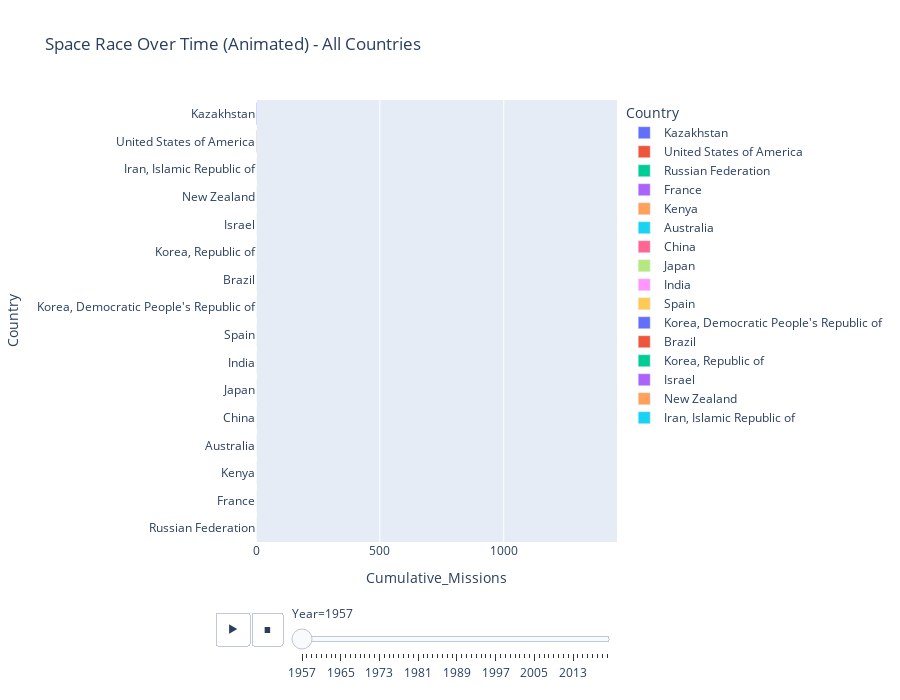

The code cell stored with this chart in its notebook:
### Markdown cell above
<p>The bar chart shows the full barchart of the missions launched per country from 1957. Each bar subdivided into its mission status showing what fraction of the missions were successful.
Although America has a higher launch count than Russia, the Russian Federation seems to have launched more successful missions as at 2020. This chart however fails to capture the progress over time</p>

### Code cell
fig = px.bar(
    annual_country,
    x="Cumulative_Missions",
    y="Country",
    color="Country",
    animation_frame="Year",
    title="Space Race Over Time (Animated) - All Countries",
    range_x=[0, annual_country.Cumulative_Missions.max() + 100],
    height=700
)
fig.update_layout(yaxis={'categoryorder': 'total ascending'})
fig.show()

### Figure 1 — Plotly figure (JSON) as saved in the notebook; plotly's stock layout.template omitted (floating-point values rounded to 4 significant figures)
{"data": [{"hovertemplate": "Country=%{y}<br>Year=1957<br>Cumulative_Missions=%{x}<extra></extra>", "legendgroup": "Kazakhstan", "marker": {"color": "#636efa", "pattern": {"shape": ""}}, "name": "Kazakhstan", "orientation": "h", "showlegend": true, "textposition": "auto", "type": "bar", "x": [2], "xaxis": "x", "y": ["Kazakhstan"], "yaxis": "y"}, {"hovertemplate": "Country=%{y}<br>Year=1957<br>Cumulative_Missions=%{x}<extra></extra>", "legendgroup": "United States of America", "marker": {"color": "#EF553B", "pattern": {"shape": ""}}, "name": "United States of America", "orientation": "h", "showlegend": true, "textposition": "auto", "type": "bar", "x": [1], "xaxis": "x", "y": ["United States of America"], "yaxis": "y"}, {"hovertemplate": "Country=%{y}<br>Year=1957<br>Cumulative_Missions=%{x}<extra></extra>", "legendgroup": "Russian Federation", "marker": {"color": "#00cc96", "pattern": {"shape": ""}}, "name": "Russian Federation", "orientation": "h", "showlegend": true, "textposition": "auto", "type": "bar", "x": [0], "xaxis": "x", "y": ["Russian Federation"], "yaxis": "y"}, {"hovertemplate": "Country=%{y}<br>Year=1957<br>Cumulative_Missions=%{x}<extra></extra>", "legendgroup": "France", "marker": {"color": "#ab63fa", "pattern": {"shape": ""}}, "name": "France", "orientation": "h", "showlegend": true, "textposition": "auto", "type": "bar", "x": [0], "xaxis": "x", "y": ["France"], "yaxis": "y"}, {"hovertemplate": "Country=%{y}<br>Year=1957<br>Cumulative_Missions=%{x}<extra></extra>", "legendgroup": "Kenya", "marker": {"color": "#FFA15A", "pattern": {"shape": ""}}, "name": "Kenya", "orientation": "h", "showlegend": true, "textposition": "auto", "type": "bar", "x": [0], "xaxis": "x", "y": ["Kenya"], "yaxis": "y"}, {"hovertemplate": "Country=%{y}<br>Year=1957<br>Cumulative_Missions=%{x}<extra></extra>", "legendgroup": "Australia", "marker": {"color": "#19d3f3", "pattern": {"shape": ""}}, "name": "Australia", "orientation": "h", "showlegend": true, "textposition": "auto", "type": "bar", "x": [0], "xaxis": "x", "y": ["Australia"], "yaxis": "y"}, {"hovertemplate": "Country=%{y}<br>Year=1957<br>Cumulative_Missions=%{x}<extra></extra>", "legendgroup": "China", "marker": {"color": "#FF6692", "pattern": {"shape": ""}}, "name": "China", "orientation": "h", "showlegend": true, "textposition": "auto", "type": "bar", "x": [0], "xaxis": "x", "y": ["China"], "yaxis": "y"}, {"hovertemplate": "Country=%{y}<br>Year=1957<br>Cumulative_Missions=%{x}<extra></extra>", "legendgroup": "Japan", "marker": {"color": "#B6E880", "pattern": {"shape": ""}}, "name": "Japan", "orientation": "h", "showlegend": true, "textposition": "auto", "type": "bar", "x": [0], "xaxis": "x", "y": ["Japan"], "yaxis": "y"}, {"hovertemplate": "Country=%{y}<br>Year=1957<br>Cumulative_Missions=%{x}<extra></extra>", "legendgroup": "India", "marker": {"color": "#FF97FF", "pattern": {"shape": ""}}, "name": "India", "orientation": "h", "showlegend": true, "textposition": "auto", "type": "bar", "x": [0], "xaxis": "x", "y": ["India"], "yaxis": "y"}, {"hovertemplate": "Country=%{y}<br>Year=1957<br>Cumulative_Missions=%{x}<extra></extra>", "legendgroup": "Spain", "marker": {"color": "#FECB52", "pattern": {"shape": ""}}, "name": "Spain", "orientation": "h", "showlegend": true, "textposition": "auto", "type": "bar", "x": [0], "xaxis": "x", "y": ["Spain"], "yaxis": "y"}, {"hovertemplate": "Country=%{y}<br>Year=1957<br>Cumulative_Missions=%{x}<extra></extra>", "legendgroup": "Korea, Democratic People's Republic of", "marker": {"color": "#636efa", "pattern": {"shape": ""}}, "name": "Korea, Democratic People's Republic of", "orientation": "h", "showlegend": true, "textposition": "auto", "type": "bar", "x": [0], "xaxis": "x", "y": ["Korea, Democratic People's Republic of"], "yaxis": "y"}, {"hovertemplate": "Country=%{y}<br>Year=1957<br>Cumulative_Missions=%{x}<extra></extra>", "legendgroup": "Brazil", "marker": {"color": "#EF553B", "pattern": {"shape": ""}}, "name": "Brazil", "orientation": "h", "showlegend": true, "textposition": "auto", "type": "bar", "x": [0], "xaxis": "x", "y": ["Brazil"], "yaxis": "y"}, {"hovertemplate": "Country=%{y}<br>Year=1957<br>Cumulative_Missions=%{x}<extra></extra>", "legendgroup": "Korea, Republic of", "marker": {"color": "#00cc96", "pattern": {"shape": ""}}, "name": "Korea, Republic of", "orientation": "h", "showlegend": true, "textposition": "auto", "type": "bar", "x": [0], "xaxis": "x", "y": ["Korea, Republic of"], "yaxis": "y"}, {"hovertemplate": "Country=%{y}<br>Year=1957<br>Cumulative_Missions=%{x}<extra></extra>", "legendgroup": "Israel", "marker": {"color": "#ab63fa", "pattern": {"shape": ""}}, "name": "Israel", "orientation": "h", "showlegend": true, "textposition": "auto", "type": "bar", "x": [0], "xaxis": "x", "y": ["Israel"], "yaxis": "y"}, {"hovertemplate": "Country=%{y}<br>Year=1957<br>Cumulative_Missions=%{x}<extra></extra>", "legendgroup": "New Zealand", "marker": {"color": "#FFA15A", "pattern": {"shape": ""}}, "name": "New Zealand", "orientation": "h", "showlegend": true, "textposition": "auto", "type": "bar", "x": [0], "xaxis": "x", "y": ["New Zealand"], "yaxis": "y"}, {"hovertemplate": "Country=%{y}<br>Year=1957<br>Cumulative_Missions=%{x}<extra></extra>", "legendgroup": "Iran, Islamic Republic of", "marker": {"color": "#19d3f3", "pattern": {"shape": ""}}, "name": "Iran, Islamic Republic of", "orientation": "h", "showlegend": true, "textposition": "auto", "type": "bar", "x": [0], "xaxis": "x", "y": ["Iran, Islamic Republic of"], "yaxis": "y"}], "layout": {"barmode": "relative", "height": 700, "legend": {"title": {"text": "Country"}, "tracegroupgap": 0}, "sliders": [{"active": 0, "currentvalue": {"prefix": "Year="}, "len": 0.9, "pad": {"b": 10, "t": 60}, "steps": [{"args": [["1957"], {"frame": {"duration": 0, "redraw": true}, "fromcurrent": true, "mode": "immediate", "transition": {"duration": 0, "easing": "linear"}}], "label": "1957", "method": "animate"}, {"args": [["1958"], {"frame": {"duration": 0, "redraw": true}, "fromcurrent": true, "mode": "immediate", "transition": {"duration": 0, "easing": "linear"}}], "label": "1958", "method": "animate"}, {"args": [["1959"], {"frame": {"duration": 0, "redraw": true}, "fromcurrent": true, "mode": "immediate", "transition": {"duration": 0, "easing": "linear"}}], "label": "1959", "method": "animate"}, {"args": [["1960"], {"frame": {"duration": 0, "redraw": true}, "fromcurrent": true, "mode": "immediate", "transition": {"duration": 0, "easing": "linear"}}], "label": "1960", "method": "animate"}, {"args": [["1961"], {"frame": {"duration": 0, "redraw": true}, "fromcurrent": true, "mode": "immediate", "transition": {"duration": 0, "easing": "linear"}}], "label": "1961", "method": "animate"}, {"args": [["1962"], {"frame": {"duration": 0, "redraw": true}, "fromcurrent": true, "mode": "immediate", "transition": {"duration": 0, "easing": "linear"}}], "label": "1962", "method": "animate"}, {"args": [["1963"], {"frame": {"duration": 0, "redraw": true}, "fromcurrent": true, "mode": "immediate", "transition": {"duration": 0, "easing": "linear"}}], "label": "1963", "method": "animate"}, {"args": [["1964"], {"frame": {"duration": 0, "redraw": true}, "fromcurrent": true, "mode": "immediate", "transition": {"duration": 0, "easing": "linear"}}], "label": "1964", "method": "animate"}, {"args": [["1965"], {"frame": {"duration": 0, "redraw": true}, "fromcurrent": true, "mode": "immediate", "transition": {"duration": 0, "easing": "linear"}}], "label": "1965", "method": "animate"}, {"args": [["1966"], {"frame": {"duration": 0, "redraw": true}, "fromcurrent": true, "mode": "immediate", "transition": {"duration": 0, "easing": "linear"}}], "label": "1966", "method": "animate"}, {"args": [["1967"], {"frame": {"duration": 0, "redraw": true}, "fromcurrent": true, "mode": "immediate", "transition": {"duration": 0, "easing": "linear"}}], "label": "1967", "method": "animate"}, {"args": [["1968"], {"frame": {"duration": 0, "redraw": true}, "fromcurrent": true, "mode": "immediate", "transition": {"duration": 0, "easing": "linear"}}], "label": "1968", "method": "animate"}, {"args": [["1969"], {"frame": {"duration": 0, "redraw": true}, "fromcurrent": true, "mode": "immediate", "transition": {"duration": 0, "easing": "linear"}}], "label": "1969", "method": "animate"}, {"args": [["1970"], {"frame": {"duration": 0, "redraw": true}, "fromcurrent": true, "mode": "immediate", "transition": {"duration": 0, "easing": "linear"}}], "label": "1970", "method": "animate"}, {"args": [["1971"], {"frame": {"duration": 0, "redraw": true}, "fromcurrent": true, "mode": "immediate", "transition": {"duration": 0, "easing": "linear"}}], "label": "1971", "method": "animate"}, {"args": [["1972"], {"frame": {"duration": 0, "redraw": true}, "fromcurrent": true, "mode": "immediate", "transition": {"duration": 0, "easing": "linear"}}], "label": "1972", "method": "animate"}, {"args": [["1973"], {"frame": {"duration": 0, "redraw": true}, "fromcurrent": true, "mode": "immediate", "transition": {"duration": 0, "easing": "linear"}}], "label": "1973", "method": "animate"}, {"args": [["1974"], {"frame": {"duration": 0, "redraw": true}, "fromcurrent": true, "mode": "immediate", "transition": {"duration": 0, "easing": "linear"}}], "label": "1974", "method": "animate"}, {"args": [["1975"], {"frame": {"duration": 0, "redraw": true}, "fromcurrent": true, "mode": "immediate", "transition": {"duration": 0, "easing": "linear"}}], "label": "1975", "method": "animate"}, {"args": [["1976"], {"frame": {"duration": 0, "redraw": true}, "fromcurrent": true, "mode": "immediate", "transition": {"duration": 0, "easing": "linear"}}], "label": "1976", "method": "animate"}, {"args": [["1977"], {"frame": {"duration": 0, "redraw": true}, "fromcurrent": true, "mode": "immediate", "transition": {"duration": 0, "easing": "linear"}}], "label": "1977", "method": "animate"}, {"args": [["1978"], {"frame": {"duration": 0, "redraw": true}, "fromcurrent": true, "mode": "immediate", "transition": {"duration": 0, "easing": "linear"}}], "label": "1978", "method": "animate"}, {"args": [["1979"], {"frame": {"duration": 0, "redraw": true}, "fromcurrent": true, "mode": "immediate", "transition": {"duration": 0, "easing": "linear"}}], "label": "1979", "method": "animate"}, {"args": [["1980"], {"frame": {"duration": 0, "redraw": true}, "fromcurrent": true, "mode": "immediate", "transition": {"duration": 0, "easing": "linear"}}], "label": "1980", "method": "animate"}, {"args": [["1981"], {"frame": {"duration": 0, "redraw": true}, "fromcurrent": true, "mode": "immediate", "transition": {"duration": 0, "easing": "linear"}}], "label": "1981", "method": "animate"}, {"args": [["1982"], {"frame": {"duration": 0, "redraw": true}, "fromcurrent": true, "mode": "immediate", "transition": {"duration": 0, "easing": "linear"}}], "label": "1982", "method": "animate"}, {"args": [["1983"], {"frame": {"duration": 0, "redraw": true}, "fromcurrent": true, "mode": "immediate", "transition": {"duration": 0, "easing": "linear"}}], "label": "1983", "method": "animate"}, {"args": [["1984"], {"frame": {"duration": 0, "redraw": true}, "fromcurrent": true, "mode": "immediate", "transition": {"duration": 0, "easing": "linear"}}], "label": "1984", "method": "animate"}, {"args": [["1985"], {"frame": {"duration": 0, "redraw": true}, "fromcurrent": true, "mode": "immediate", "transition": {"duration": 0, "easing": "linear"}}], "label": "1985", "method": "animate"}, {"args": [["1986"], {"frame": {"duration": 0, "redraw": true}, "fromcurrent": true, "mode": "immediate", "transition": {"duration": 0, "easing": "linear"}}], "label": "1986", "method": "animate"}, {"args": [["1987"], {"frame": {"duration": 0, "redraw": true}, "fromcurrent": true, "mode": "immediate", "transition": {"duration": 0, "easing": "linear"}}], "label": "1987", "method": "animate"}, {"args": [["1988"], {"frame": {"duration": 0, "redraw": true}, "fromcurrent": true, "mode": "immediate", "transition": {"duration": 0, "easing": "linear"}}], "label": "1988", "method": "animate"}, {"args": [["1989"], {"frame": {"duration": 0, "redraw": true}, "fromcurrent": true, "mode": "immediate", "transition": {"duration": 0, "easing": "linear"}}], "label": "1989", "method": "animate"}, {"args": [["1990"], {"frame": {"duration": 0, "redraw": true}, "fromcurrent": true, "mode": "immediate", "transition": {"duration": 0, "easing": "linear"}}], "label": "1990", "method": "animate"}, {"args": [["1991"], {"frame": {"duration": 0, "redraw": true}, "fromcurrent": true, "mode": "immediate", "transition": {"duration": 0, "easing": "linear"}}], "label": "1991", "method": "animate"}, {"args": [["1992"], {"frame": {"duration": 0, "redraw": true}, "fromcurrent": true, "mode": "immediate", "transition": {"duration": 0, "easing": "linear"}}], "label": "1992", "method": "animate"}, {"args": [["1993"], {"frame": {"duration": 0, "redraw": true}, "fromcurrent": true, "mode": "immediate", "transition": {"duration": 0, "easing": "linear"}}], "label": "1993", "method": "animate"}, {"args": [["1994"], {"frame": {"duration": 0, "redraw": true}, "fromcurrent": true, "mode": "immediate", "transition": {"duration": 0, "easing": "linear"}}], "label": "1994", "method": "animate"}, {"args": [["1995"], {"frame": {"duration": 0, "redraw": true}, "fromcurrent": true, "mode": "immediate", "transition": {"duration": 0, "easing": "linear"}}], "label": "1995", "method": "animate"}, {"args": [["1996"], {"frame": {"duration": 0, "redraw": true}, "fromcurrent": true, "mode": "immediate", "transition": {"duration": 0, "easing": "linear"}}], "label": "1996", "method": "animate"}, {"args": [["1997"], {"frame": {"duration": 0, "redraw": true}, "fromcurrent": true, "mode": "immediate", "transition": {"duration": 0, "easing": "linear"}}], "label": "1997", "method": "animate"}, {"args": [["1998"], {"frame": {"duration": 0, "redraw": true}, "fromcurrent": true, "mode": "immediate", "transition": {"duration": 0, "easing": "linear"}}], "label": "1998", "method": "animate"}, {"args": [["1999"], {"frame": {"duration": 0, "redraw": true}, "fromcurrent": true, "mode": "immediate", "transition": {"duration": 0, "easing": "linear"}}], "label": "1999", "method": "animate"}, {"args": [["2000"], {"frame": {"duration": 0, "redraw": true}, "fromcurrent": true, "mode": "immediate", "transition": {"duration": 0, "easing": "linear"}}], "label": "2000", "method": "animate"}, {"args": [["2001"], {"frame": {"duration": 0, "redraw": true}, "fromcurrent": true, "mode": "immediate", "transition": {"duration": 0, "easing": "linear"}}], "label": "2001", "method": "animate"}, {"args": [["2002"], {"frame": {"duration": 0, "redraw": true}, "fromcurrent": true, "mode": "immediate", "transition": {"duration": 0, "easing": "linear"}}], "label": "2002", "method": "animate"}, {"args": [["2003"], {"frame": {"duration": 0, "redraw": true}, "fromcurrent": true, "mode": "immediate", "transition": {"duration": 0, "easing": "linear"}}], "label": "2003", "method": "animate"}, {"args": [["2004"], {"frame": {"duration": 0, "redraw": true}, "fromcurrent": true, "mode": "immediate", "transition": {"duration": 0, "easing": "linear"}}], "label": "2004", "method": "animate"}, {"args": [["2005"], {"frame": {"duration": 0, "redraw": true}, "fromcurrent": true, "mode": "immediate", "transition": {"duration": 0, "easing": "linear"}}], "label": "2005", "method": "animate"}, {"args": [["2006"], {"frame": {"duration": 0, "redraw": true}, "fromcurrent": true, "mode": "immediate", "transition": {"duration": 0, "easing": "linear"}}], "label": "2006", "method": "animate"}, {"args": [["2007"], {"frame": {"duration": 0, "redraw": true}, "fromcurrent": true, "mode": "immediate", "transition": {"duration": 0, "easing": "linear"}}], "label": "2007", "method": "animate"}, {"args": [["2008"], {"frame": {"duration": 0, "redraw": true}, "fromcurrent": true, "mode": "immediate", "transition": {"duration": 0, "easing": "linear"}}], "label": "2008", "method": "animate"}, {"args": [["2009"], {"frame": {"duration": 0, "redraw": true}, "fromcurrent": true, "mode": "immediate", "transition": {"duration": 0, "easing": "linear"}}], "label": "2009", "method": "animate"}, {"args": [["2010"], {"frame": {"duration": 0, "redraw": true}, "fromcurrent": true, "mode": "immediate", "transition": {"duration": 0, "easing": "linear"}}], "label": "2010", "method": "animate"}, {"args": [["2011"], {"frame": {"duration": 0, "redraw": true}, "fromcurrent": true, "mode": "immediate", "transition": {"duration": 0, "easing": "linear"}}], "label": "2011", "method": "animate"}, {"args": [["2012"], {"frame": {"duration": 0, "redraw": true}, "fromcurrent": true, "mode": "immediate", "transition": {"duration": 0, "easing": "linear"}}], "label": "2012", "method": "animate"}, {"args": [["2013"], {"frame": {"duration": 0, "redraw": true}, "fromcurrent": true, "mode": "immediate", "transition": {"duration": 0, "easing": "linear"}}], "label": "2013", "method": "animate"}, {"args": [["2014"], {"frame": {"duration": 0, "redraw": true}, "fromcurrent": true, "mode": "immediate", "transition": {"duration": 0, "easing": "linear"}}], "label": "2014", "method": "animate"}, {"args": [["2015"], {"frame": {"duration": 0, "redraw": true}, "fromcurrent": true, "mode": "immediate", "transition": {"duration": 0, "easing": "linear"}}], "label": "2015", "method": "animate"}, {"args": [["2016"], {"frame": {"duration": 0, "redraw": true}, "fromcurrent": true, "mode": "immediate", "transition": {"duration": 0, "easing": "linear"}}], "label": "2016", "method": "animate"}, {"args": [["2017"], {"frame": {"duration": 0, "redraw": true}, "fromcurrent": true, "mode": "immediate", "transition": {"duration": 0, "easing": "linear"}}], "label": "2017", "method": "animate"}, {"args": [["2018"], {"frame": {"duration": 0, "redraw": true}, "fromcurrent": true, "mode": "immediate", "transition": {"duration": 0, "easing": "linear"}}], "label": "2018", "method": "animate"}, {"args": [["2019"], {"frame": {"duration": 0, "redraw": true}, "fromcurrent": true, "mode": "immediate", "transition": {"duration": 0, "easing": "linear"}}], "label": "2019", "method": "animate"}, {"args": [["2020"], {"frame": {"duration": 0, "redraw": true}, "fromcurrent": true, "mode": "immediate", "transition": {"duration": 0, "easing": "linear"}}], "label": "2020", "method": "animate"}], "x": 0.1, "xanchor": "left", "y": 0, "yanchor": "top"}], "title": {"text": "Space Race Over Time (Animated) - All Countries"}, "updatemenus": [{"buttons": [{"args": [null, {"frame": {"duration": 500, "redraw": true}, "fromcurrent": true, "mode": "immediate", "transition": {"duration": 500, "easing": "linear"}}], "label": "&#9654;", "method": "animate"}, {"args": [[null], {"frame": {"duration": 0, "redraw": true}, "fromcurrent": true, "mode": "immediate", "transition": {"duration": 0, "easing": "linear"}}], "label": "&#9724;", "method": "animate"}], "direction": "left", "pad": {"r": 10, "t": 70}, "showactive": false, "type": "buttons", "x": 0.1, "xanchor": "right", "y": 0, "yanchor": "top"}], "xaxis": {"anchor": "y", "domain": [0, 1], "range": [0, 1457], "title": {"text": "Cumulative_Missions"}}, "yaxis": {"anchor": "x", "categoryarray": ["Iran, Islamic Republic of", "New Zealand", "Israel", "Korea, Republic of", "Brazil", "Korea, Democratic People's Republic of", "Spain", "India", "Japan", "China", "Australia", "Kenya", "France", "Russian Federation", "United States of America", "Kazakhstan"], "categoryorder": "total ascending", "domain": [0, 1], "title": {"text": "Country"}}}}
